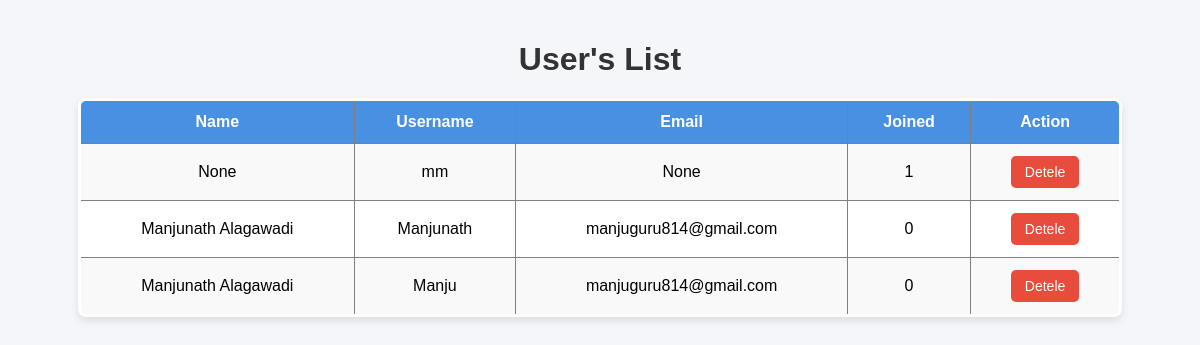
/admin/users (signed in), run on an earlier commit of the app's database.
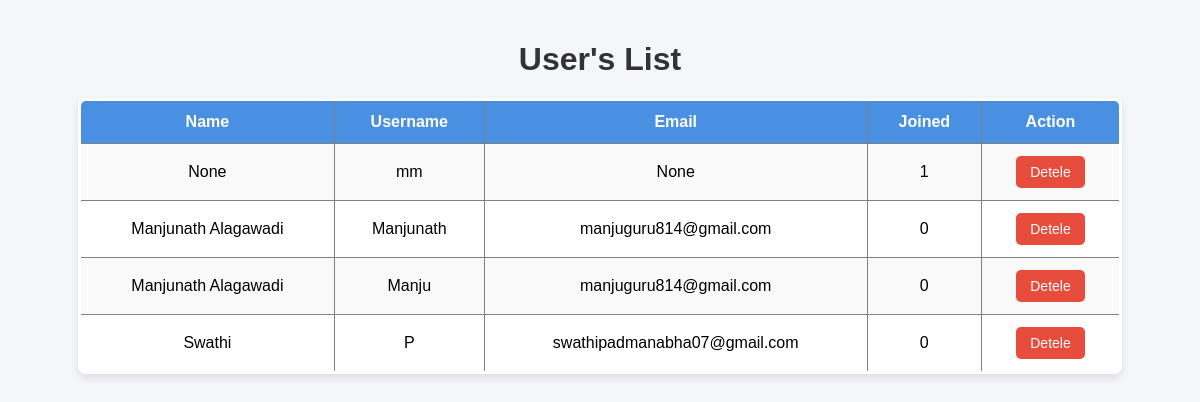
And on a later commit of the database.
### tables this page shows
CREATE TABLE users (
            id INTEGER PRIMARY KEY AUTOINCREMENT,
            name TEXT,
            username TEXT NOT NULL UNIQUE,
            email TEXT,
            password TEXT,
            is_admin BOOLEAN DEFAULT 0,
            created_at TIMESTAMP DEFAULT CURRENT_TIMESTAMP
        );

### admin.py (the view, shortened to what this page needs)
@admin_bp.route('/users',methods=['GET','POST'])
def users():
    err = ''
    db = sqlite3.connect("notesapp.db")
    c = db.cursor()
    try:
        users_data = c.execute("select * from users").fetchall()
        id = request.form.get("user_id")
    except Exception as e:
       err = f"Error: {e}"
    finally:
        db.close()
    return render_template("admin/user_data.html",data = users_data,err = err)

### admin.py (called while the page is built)
@admin_bp.before_request
def require_login():
    routes_to_avoid = ['admin.admin_login',"admin.admin_logout",'static']
    if request.endpoint not in routes_to_avoid and 'admin' not in session:
        return redirect(url_for('admin.admin_login'))

### app.py (called while the page is built)
@app.before_request
def require_login():
    if request.blueprint == 'admin':
        return
    routes_to_avoid = ['dashboard','auth.login','auth.register','auth.logout','admin.admin_login','static']
    if request.endpoint not in routes_to_avoid and 'user_id' not in session:
        return redirect(url_for('auth.login'))

### templates/admin/user_data.html (shortened to what this page needs)
<!DOCTYPE html>
<html lang="en">
<head>
</head>
<body>
    <h1>User's List</h1>
    {% if data %}
    <table border="3">
        <tr>
            <th>Name</th>
            <th>Username</th>
            <th>Email</th>
            <th>Joined</th>
            <th>Action</th>
        </tr>
        {% for user in data %}
        <tr>
            <td>{{user[1]}}</td>
            <td>{{user[2]}}</td>
            <td>{{user[3]}}</td>
            <td>{{user[5]}}</td>
            <td>
                <form method="post" onsubmit="return confirm('Are you sure you want to delete this user?');"
                    style="display:inline;">
                    <button class="delete-btn" name="user_id" value="{{ user[0] }}">Detele</button>
                </form>
            </td>
        </tr>
        {% endfor %}
    </table>
    {% endif %}
</body>
</html>

### templates/admin/user_data.html (style rules this page uses)
body { font-family: Arial, sans-serif; background: #f4f6f9; margin: 0; padding: 20px; }
h1 { text-align: center; color: #333; margin-bottom: 20px; }
table { width: 90%; margin: auto; border-collapse: collapse; background: white; box-shadow: 0px 4px 8px rgba(0, 0, 0, 0.1); border-radius: 8px; overflow: hidden; }
th, td { padding: 12px 15px; text-align: center; }
th { background: #4a90e2; color: white; font-size: 16px; }
tr:nth-child(even) { background: #f9f9f9; }
.delete-btn { background: #e74c3c; color: white; border: none; padding: 8px 14px; border-radius: 5px; cursor: pointer; font-size: 14px; transition: background 0.3s, transform 0.2s; }

What changed in the data, as far as the page shows it:
added users: name "Swathi", username "P", email "swathipadmanabha07@gmail.com", is_admin "0", {{ user[0] }} 4 (drawn)
